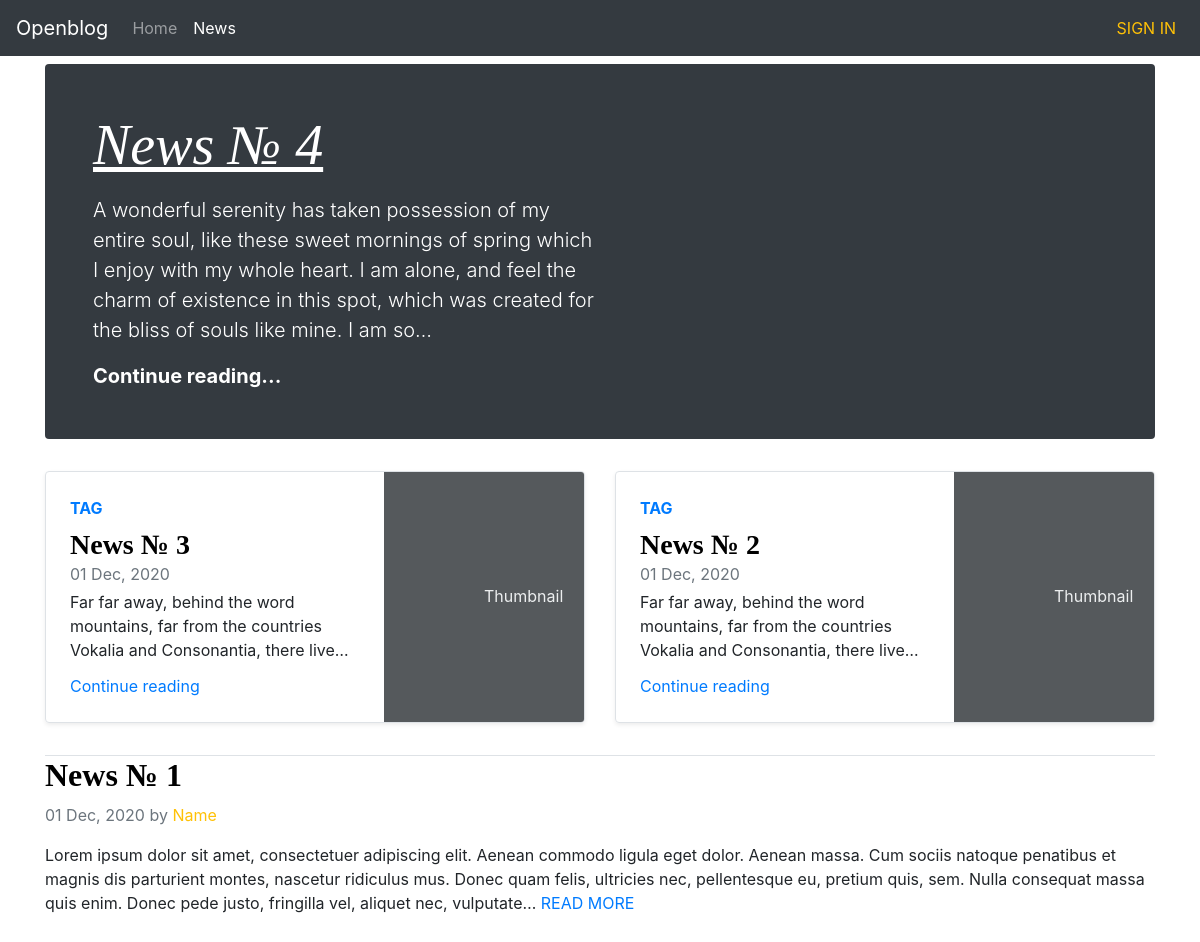
Page /news/ on the committed database.
### core/models.py (models this page shows, shortened)
class News(models.Model):
	title = models.CharField(max_length=200)
	created_on = models.DateTimeField(auto_now_add=True)
	updated_on = models.DateTimeField(auto_now=True)
	content = models.TextField()
	status = models.IntegerField(default=StatusNews.DRAFT, choices=StatusNews.choices)
	class Meta:
		ordering = ['-created_on']

### core/views.py (the view)
# urls.py: path('', views.NewsListView.as_view(), name='home'),
class NewsListView(ListView):
	model = News
	template_name = 'news.html'
	context_object_name = 'list_news'
	def get_context_data(self, **kwargs):
		context = super().get_context_data(**kwargs)
		last_news = News.objects.filter(status=1).order_by('-created_on')[:3]
		context['latest_two_news'] = last_news[1:3]
		context['last_news'] = last_news[0]
		return context

### core/templates/news.html (shortened to what this page needs)
{% extends 'home.html' %}
{% load static %}
{% block css  %}
<link rel="stylesheet" href="https://cdn.jsdelivr.net/npm/bootstrap@4.5.3/dist/css/bootstrap.min.css">
<link href="{% static 'css/news.css' %}?{% now "U" %}" rel="stylesheet">
{% endblock %}
{% block content %}
    <div class="container">
      <div class="jumbotron p-4 p-md-5 bg-dark text-white rounded mt-2">
        <div class="col-md-6 px-0">
          <h1 class="display-4 font-italic"><a class="text-white" href="#"><u>{{last_news.title}}</u></a></h1>
          <p class="lead my-3">{{last_news.content|truncatechars:"250"}}</p>
          <p class="lead mb-0"><a href="#" class="text-white font-weight-bold">Continue reading...</a></p>
        </div>
      </div>
      <div class="row mb-2">
        {% for latest_news in latest_two_news %}
        <div class="col-md-6">
          <div class="row no-gutters border rounded overflow-hidden flex-md-row mb-4 shadow-sm h-md-250 position-relative">
            <div class="col p-4 d-flex flex-column position-static">
              <strong class="d-inline-block mb-2 text-primary">TAG</strong>
              <h3 class="mb-0 font-weight-bold"><a class="title_news" href="#">{{latest_news.title}}</a></h3>
              <div class="mb-1 text-muted">{{latest_news.created_on|date:'d M, Y'}}</div>
              <p class="card-text mb-auto">{{latest_news.content|truncatechars:"100"}}</p>
              <a href="#" class="stretched-link">Continue reading</a>
            </div>
            <div class="col-auto d-none d-lg-block">
              <svg class="bd-placeholder-img" width="200" height="250" xmlns="http://www.w3.org/2000/svg" preserveAspectRatio="xMidYMid slice" focusable="false" role="img" aria-label="Placeholder: Thumbnail"><title>Placeholder</title><rect width="100%" height="100%" fill="#55595c"/><text x="50%" y="50%" fill="#eceeef" dy=".3em">Thumbnail</text></svg>
            </div>
          </div>
        </div>
        {% endfor %}
      </div>
    <div class="row">
      {% for news in list_news %}
      {% if news.status == 1 and news not in latest_two_news and news != last_news %}
      <div class="col-md-12 blog-main mb-4">
        <div class="blog-post border-top">
          <h2 class="blog-post-title font-weight-bold"><a class="title_news" href="#">{{news.title}}</a></h2>
          <p class="blog-post-meta text-muted">{{news.created_on|date:'d M, Y'}} by <a class="text-warning" href="#">Name</a></p>
          <p>{{news.content|truncatechars:"350"}} <a class="text-uppercase" href="#">read more</a></p>
          </div>
      </div>
      {% endif %}
      {% endfor %}
    </div>
  </div>
{% endblock %}

### core/templates/home.html (shortened to what this page needs)
<!doctype html>
{% load static %}
<html lang="en">
  <head>
    {% block css  %}{% endblock %}
  </head>
  <body>
    <nav class="navbar navbar-expand-lg navbar-dark bg-dark">
      {% url 'home' as home_url %}
      <a class="navbar-brand" href="{{home_url}}">Openblog</a>
      <div class="collapse navbar-collapse" id="navbarSupportedContent">
        <ul class="navbar-nav mr-auto">
          {% url 'home' as home_url %}
          <li class="nav-item {% if home_url == request.path %}active{% endif %}">
            <a class="nav-link" href="{{home_url}}">Home <span class="sr-only">(current)</span></a>
          </li>
          {% url 'news' as news_url %}
          <li class="nav-item {% if news_url == request.path %}active{% endif %}">
            <a class="nav-link" href="{{news_url}}">News</a>
          </li>
        </ul>
        <ul class="navbar-nav">
          <li class="nav-item">
            <a class="nav-link text-uppercase text-warning" href="#">sign in</a>
          </li>
        </ul>
      </div>
    </nav>
    <main>
      {% block content %}{% endblock %}
    </main>
  </body>
</html>

### static/css/news.css (style rules this page uses)
.jumbotron { padding: 4rem 2rem; background-color: #fff; }
h1, h2, h3, h4, h5, h6 { font-family: "Playfair Display", Georgia, "Times New Roman", serif; }
.title_news { color: #000000 }

### rows in the picture
News: title "News № 4", content "A wonderful serenity has taken possession of my entire soul, like these sweet mornings of spring which I enjoy with my whole heart. I am alone, and feel the charm of existence in this spot, which was created for the bliss of souls like mine. I am so…"
News: title "News № 3", created_on "01 Dec, 2020", content "Far far away, behind the word mountains, far from the countries Vokalia and Consonantia, there live…"
News: title "News № 2", created_on "01 Dec, 2020", content "Far far away, behind the word mountains, far from the countries Vokalia and Consonantia, there live…"
News: title "News № 1", created_on "01 Dec, 2020", content "Lorem ipsum dolor sit amet, consectetuer adipiscing elit. Aenean commodo ligula eget dolor. Aenean massa. Cum sociis natoque penatibus et magnis dis parturient montes, nascetur ridiculus mus. Donec quam felis, ultricies nec, pellentesque eu, pretium quis, sem. Nulla consequat massa quis enim. Donec pede justo, fringilla vel, aliquet nec, vulputate…"
